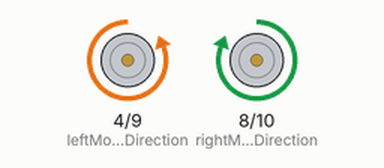
Simulated run of this sketch. Board: Arduino Uno, built with avr-gcc and run on an emulated ATmega328P. Parts: direction and speed pins drawn as motors (green arrow = direction pin HIGH = forward, orange = LOW = backward, longer = more drive).

Above: at 1.5 s.
At 4.5 s:
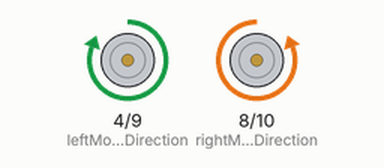
At 7.5 s:
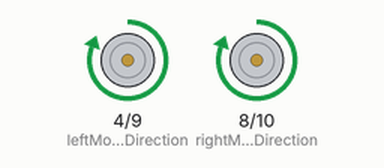
Timing chart, 0 to 11.7 s (numbered marks = the images above):
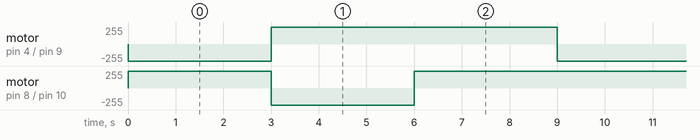

Measured:
- by itself, motor on pin 4 (leftMotorDirection) / pin 9 (leftMotorSpeed): alternates forward 255/255 for 6.0 s and backward 255/255 for 3.0 s
- by itself, motor on pin 8 (rightMotorDirection) / pin 10 (rightMotorSpeed): repeats every 9.0 s: backward 255/255 3.0 s, forward 255/255 6.0 s

The sketch:

Solution_2.ino
```cpp
/********************************************************************
  An Introduction to Robot Programming
  Author - Eric Ryan Harrison <me@ericharrison.info>
  http://github.com/SumoRobotLeague/MRK-1/

  Lesson 4.3, Exercise 2 Solution - Simple Motor Tests
********************************************************************/

// Pin definitions
#define rightMotorSpeed 10
#define rightMotorDirection 8
#define leftMotorSpeed 9
#define leftMotorDirection 4

void setup() {
	Serial.begin(9600);
	pinMode(rightMotorSpeed,     OUTPUT);
	pinMode(rightMotorDirection, OUTPUT);
	pinMode(leftMotorSpeed,      OUTPUT);
	pinMode(leftMotorDirection,  OUTPUT);
}

void loop() {
	/* Perform the following three tests and then repeat:
		1. Drive full speed ahead for 3 seconds.
		2. Drive full speed in reverse for 3 seconds.
		3. Spin in place for 3 seconds
	*/

	setSpeed(0, 255);
	setSpeed(1, 255);
	delay(3000);

	setSpeed(0, -255);
	setSpeed(1, -255);
	delay(3000);

	setSpeed(0, 255);
	setSpeed(1, -255);
	delay(3000);
}

// int motor defines which motor we want to control.
// motor 0 is our right motor, motor 1 is our left motor.
void setSpeed(int motor, int speed) {
	if ( motor == 0 ) {
		if ( speed < 0 ) {
			digitalWrite(rightMotorDirection, LOW);
			analogWrite(rightMotorSpeed, abs(speed));
		} else {
			digitalWrite(rightMotorDirection, HIGH);
			analogWrite(rightMotorSpeed, speed);
		}
	} else {
		if ( speed < 0 ) {
			digitalWrite(leftMotorDirection, HIGH);
			analogWrite(leftMotorSpeed, abs(speed));
		} else {
			digitalWrite(leftMotorDirection, LOW);
			analogWrite(leftMotorSpeed, speed);
		}
	}
}
```
